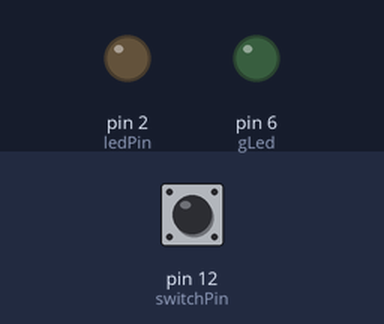
Bench run of a sketch on a simulated Arduino Uno, built with avr-gcc and run on an emulated ATmega328P. Parts: output pins drawn as LEDs (lit = HIGH). The test bench sets the inputs (shaded band); at power-on: pin 12 (switchPin) LOW. What the sketch prints to the serial monitor is not drawn.

Above: at 1.2 s.
1.3 s: pin 12 (switchPin) pulled HIGH for 0.15 s
At 2.7 s:
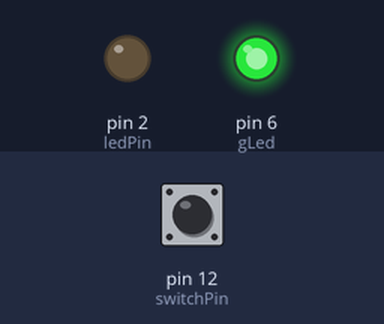
4.3 s: pin 12 (switchPin) pulled HIGH for 1 s
8.1 s: pin 12 (switchPin) pulsed HIGH 2 times (0.12 s each, 0.3 s apart)
11.1 s: pin 12 (switchPin) driven HIGH
14.1 s: pin 12 (switchPin) driven LOW
Timing chart, 0 to 17.1 s (numbered marks = the images above; inputs shaded):
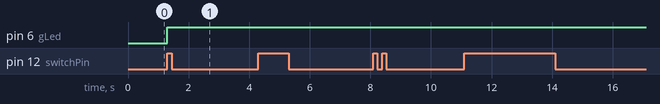

Measured:
- after the input at 1.3 s, pin 6 (gLed): LOW → HIGH at once

The sketch:

DressMachine.ino
```cpp
//pin consts
const int ledPin = 2;
const int ledPin2 = 4;

const int gLed = 6;

const int switchPin = 12;

//switch detection
bool mvmt = false;
int mvmtWrite = 0;

int switchState = 0;
int lastState = 0;
int switchNum = 0;

int switchElapse = 0; //time since switch last open/closed

int elapseMax = 1200; //max time between open/closings (200 frames aka ~3 seconds)

//output
int gValue = 0;
int gDir = 1;


void setup() {
  Serial.begin(9600);

  pinMode(switchPin, INPUT);
  pinMode(ledPin, OUTPUT);
  pinMode(ledPin, OUTPUT);

  pinMode(gLed, OUTPUT);

}

void loop() {
  //Kind of like keeping a ballon in the air - hitting it will reset the count to
  //0 and therefore, there is movement. If you stop hitting it, after X seconds it
  //will be determined that there is no movement (the balloon has hit the ground)
  //The "hitting"/ switch activation does not need to follow a certain pattern as
  //long as it is before the balloon drops (switchElapse reaches X)

  //detect if switch is opened or closed
  switchState = digitalRead(switchPin);

  //check if state has changed
  if(switchState != lastState){
    //If it has changed - no time elapsed since last switch
    switchElapse = 0;
    switchNum += 1; //one switch
    mvmt = true; //there has been movement
    digitalWrite(ledPin, HIGH);
  } else{
    //No change? +1 points towards turning mvmt off
    if(switchElapse <= elapseMax){
      switchElapse += 1;
    }
    digitalWrite(ledPin, LOW);
    if(switchState == LOW){
      //no mvmt and no fabric on machine
    }
  }

  //if it hasn't changed in X seconds and is open - no movement
  if (switchElapse >= elapseMax){
    mvmt = false;
  } else {
    //Serial.println(switchElapse);
  }


  //set previous state to current state at end of function
  lastState = switchState;
  if(mvmt == true){
    digitalWrite(ledPin2, HIGH);
    gLights();
  } else {
    digitalWrite(ledPin2, LOW);
  }

  if(mvmt == false){
    mvmtWrite = 0;
  } else {
    mvmtWrite = 1;
  }
  digitalWrite(gLed, gValue);
  Serial.write(mvmtWrite);


}

void gLights(){
  gValue += gDir;


  //Light pulsing
  if(gDir > 50){
    if (gValue >= 255){
      gDir = -gDir;
    }
  } else {
    if (gValue <= 0){
      gDir = -gDir;
    }
  }

}

void playAudio(){
  //for audio
  if(mvmt){
    //fade into audio here - maybe just turn up volume for continously playing clips
  }
}

void sendData(){
  //for sending to ESP/server
  //send mvmt boolean. simple
}


//make the elapse time since movemtn strarted affetc the max elapse time for no change
//direct 1-1
```
